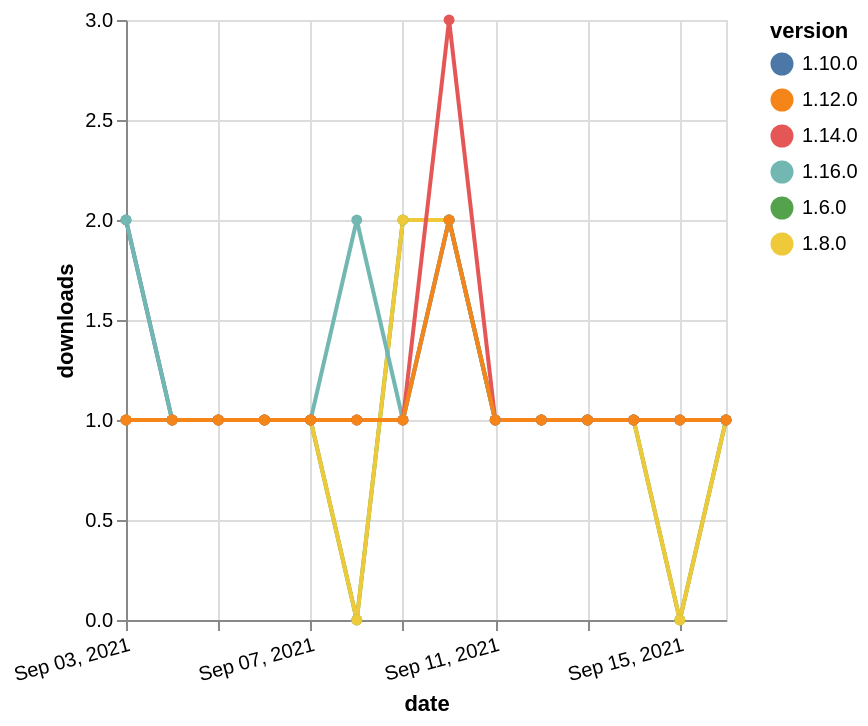

Source (Vega-Lite JSON):
### Vega-Lite specification from a JSON file in a GitHub repository (floating-point values rounded to 4 significant figures)
{"$schema": "https://vega.github.io/schema/vega-lite/v5.json", "description": "A simple bar chart with embedded data.", "data": {"values": [{"date": "2021-09-03", "total": 252, "delta": 1, "version": "1.6.0"}, {"date": "2021-09-04", "total": 253, "delta": 1, "version": "1.6.0"}, {"date": "2021-09-05", "total": 254, "delta": 1, "version": "1.6.0"}, {"date": "2021-09-06", "total": 255, "delta": 1, "version": "1.6.0"}, {"date": "2021-09-07", "total": 256, "delta": 1, "version": "1.6.0"}, {"date": "2021-09-08", "total": 256, "delta": 0, "version": "1.6.0"}, {"date": "2021-09-09", "total": 258, "delta": 2, "version": "1.6.0"}, {"date": "2021-09-10", "total": 260, "delta": 2, "version": "1.6.0"}, {"date": "2021-09-11", "total": 261, "delta": 1, "version": "1.6.0"}, {"date": "2021-09-12", "total": 262, "delta": 1, "version": "1.6.0"}, {"date": "2021-09-13", "total": 263, "delta": 1, "version": "1.6.0"}, {"date": "2021-09-14", "total": 264, "delta": 1, "version": "1.6.0"}, {"date": "2021-09-15", "total": 264, "delta": 0, "version": "1.6.0"}, {"date": "2021-09-16", "total": 265, "delta": 1, "version": "1.6.0"}, {"date": "2021-09-03", "total": 200, "delta": 1, "version": "1.8.0"}, {"date": "2021-09-04", "total": 201, "delta": 1, "version": "1.8.0"}, {"date": "2021-09-05", "total": 202, "delta": 1, "version": "1.8.0"}, {"date": "2021-09-06", "total": 203, "delta": 1, "version": "1.8.0"}, {"date": "2021-09-07", "total": 204, "delta": 1, "version": "1.8.0"}, {"date": "2021-09-08", "total": 204, "delta": 0, "version": "1.8.0"}, {"date": "2021-09-09", "total": 206, "delta": 2, "version": "1.8.0"}, {"date": "2021-09-10", "total": 208, "delta": 2, "version": "1.8.0"}, {"date": "2021-09-11", "total": 209, "delta": 1, "version": "1.8.0"}, {"date": "2021-09-12", "total": 210, "delta": 1, "version": "1.8.0"}, {"date": "2021-09-13", "total": 211, "delta": 1, "version": "1.8.0"}, {"date": "2021-09-14", "total": 212, "delta": 1, "version": "1.8.0"}, {"date": "2021-09-15", "total": 212, "delta": 0, "version": "1.8.0"}, {"date": "2021-09-16", "total": 213, "delta": 1, "version": "1.8.0"}, {"date": "2021-09-03", "total": 188, "delta": 2, "version": "1.10.0"}, {"date": "2021-09-04", "total": 189, "delta": 1, "version": "1.10.0"}, {"date": "2021-09-05", "total": 190, "delta": 1, "version": "1.10.0"}, {"date": "2021-09-06", "total": 191, "delta": 1, "version": "1.10.0"}, {"date": "2021-09-07", "total": 192, "delta": 1, "version": "1.10.0"}, {"date": "2021-09-08", "total": 193, "delta": 1, "version": "1.10.0"}, {"date": "2021-09-09", "total": 194, "delta": 1, "version": "1.10.0"}, {"date": "2021-09-10", "total": 196, "delta": 2, "version": "1.10.0"}, {"date": "2021-09-11", "total": 197, "delta": 1, "version": "1.10.0"}, {"date": "2021-09-12", "total": 198, "delta": 1, "version": "1.10.0"}, {"date": "2021-09-13", "total": 199, "delta": 1, "version": "1.10.0"}, {"date": "2021-09-14", "total": 200, "delta": 1, "version": "1.10.0"}, {"date": "2021-09-15", "total": 201, "delta": 1, "version": "1.10.0"}, {"date": "2021-09-16", "total": 202, "delta": 1, "version": "1.10.0"}, {"date": "2021-09-03", "total": 124, "delta": 2, "version": "1.16.0"}, {"date": "2021-09-04", "total": 125, "delta": 1, "version": "1.16.0"}, {"date": "2021-09-05", "total": 126, "delta": 1, "version": "1.16.0"}, {"date": "2021-09-06", "total": 127, "delta": 1, "version": "1.16.0"}, {"date": "2021-09-07", "total": 128, "delta": 1, "version": "1.16.0"}, {"date": "2021-09-08", "total": 130, "delta": 2, "version": "1.16.0"}, {"date": "2021-09-09", "total": 131, "delta": 1, "version": "1.16.0"}, {"date": "2021-09-10", "total": 133, "delta": 2, "version": "1.16.0"}, {"date": "2021-09-11", "total": 134, "delta": 1, "version": "1.16.0"}, {"date": "2021-09-12", "total": 135, "delta": 1, "version": "1.16.0"}, {"date": "2021-09-13", "total": 136, "delta": 1, "version": "1.16.0"}, {"date": "2021-09-14", "total": 137, "delta": 1, "version": "1.16.0"}, {"date": "2021-09-15", "total": 138, "delta": 1, "version": "1.16.0"}, {"date": "2021-09-16", "total": 139, "delta": 1, "version": "1.16.0"}, {"date": "2021-09-03", "total": 195, "delta": 1, "version": "1.14.0"}, {"date": "2021-09-04", "total": 196, "delta": 1, "version": "1.14.0"}, {"date": "2021-09-05", "total": 197, "delta": 1, "version": "1.14.0"}, {"date": "2021-09-06", "total": 198, "delta": 1, "version": "1.14.0"}, {"date": "2021-09-07", "total": 199, "delta": 1, "version": "1.14.0"}, {"date": "2021-09-08", "total": 200, "delta": 1, "version": "1.14.0"}, {"date": "2021-09-09", "total": 201, "delta": 1, "version": "1.14.0"}, {"date": "2021-09-10", "total": 204, "delta": 3, "version": "1.14.0"}, {"date": "2021-09-11", "total": 205, "delta": 1, "version": "1.14.0"}, {"date": "2021-09-12", "total": 206, "delta": 1, "version": "1.14.0"}, {"date": "2021-09-13", "total": 207, "delta": 1, "version": "1.14.0"}, {"date": "2021-09-14", "total": 208, "delta": 1, "version": "1.14.0"}, {"date": "2021-09-15", "total": 209, "delta": 1, "version": "1.14.0"}, {"date": "2021-09-16", "total": 210, "delta": 1, "version": "1.14.0"}, {"date": "2021-09-03", "total": 167, "delta": 1, "version": "1.12.0"}, {"date": "2021-09-04", "total": 168, "delta": 1, "version": "1.12.0"}, {"date": "2021-09-05", "total": 169, "delta": 1, "version": "1.12.0"}, {"date": "2021-09-06", "total": 170, "delta": 1, "version": "1.12.0"}, {"date": "2021-09-07", "total": 171, "delta": 1, "version": "1.12.0"}, {"date": "2021-09-08", "total": 172, "delta": 1, "version": "1.12.0"}, {"date": "2021-09-09", "total": 173, "delta": 1, "version": "1.12.0"}, {"date": "2021-09-10", "total": 175, "delta": 2, "version": "1.12.0"}, {"date": "2021-09-11", "total": 176, "delta": 1, "version": "1.12.0"}, {"date": "2021-09-12", "total": 177, "delta": 1, "version": "1.12.0"}, {"date": "2021-09-13", "total": 178, "delta": 1, "version": "1.12.0"}, {"date": "2021-09-14", "total": 179, "delta": 1, "version": "1.12.0"}, {"date": "2021-09-15", "total": 180, "delta": 1, "version": "1.12.0"}, {"date": "2021-09-16", "total": 181, "delta": 1, "version": "1.12.0"}]}, "width": "container", "mark": {"type": "line", "point": {"filled": true}}, "encoding": {"x": {"field": "date", "type": "temporal", "timeUnit": "yearmonthdate", "title": "date", "axis": {"labelAngle": -15}}, "y": {"field": "delta", "type": "quantitative", "title": "downloads"}, "color": {"field": "version", "type": "nominal"}, "tooltip": {"field": "delta"}}}
